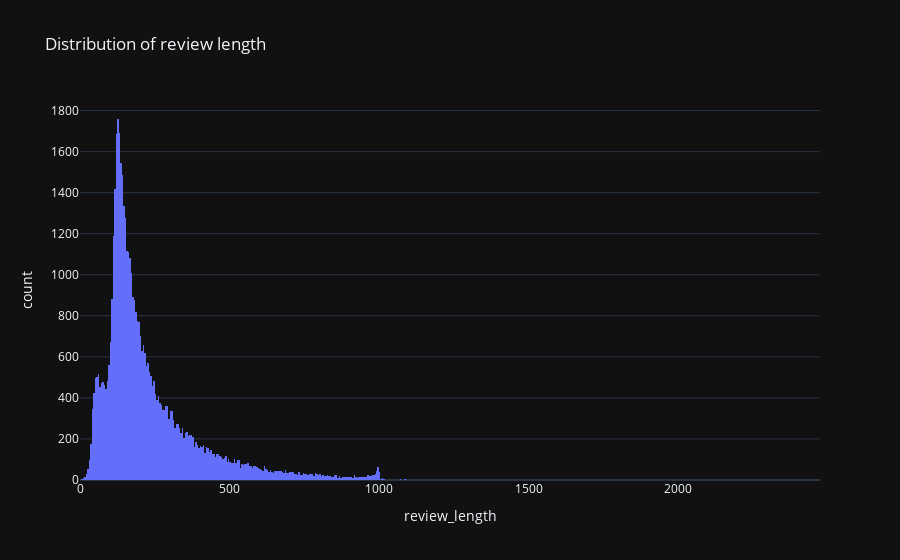

The code cell stored with this chart in its notebook:
### Code cell
fig = px.histogram(df, x="review_length",title="Distribution of review length")
fig.show()

### Figure 1 — Plotly figure (JSON) as saved in the notebook; plotly's stock layout.template omitted (floating-point values rounded to 4 significant figures; data arrays with more than 128 entries replaced by an {"elided": "..."} marker saying what was removed)
{"data": [{"bingroup": "x", "hovertemplate": "review_length=%{x}<br>count=%{y}<extra></extra>", "legendgroup": "", "marker": {"color": "#636efa", "pattern": {"shape": ""}}, "name": "", "orientation": "v", "showlegend": false, "x": {"elided": "50000 int values"}, "xaxis": "x", "yaxis": "y", "type": "histogram"}], "layout": {"xaxis": {"anchor": "y", "domain": [0.0, 1.0], "title": {"text": "review_length"}}, "yaxis": {"anchor": "x", "domain": [0.0, 1.0], "title": {"text": "count"}}, "legend": {"tracegroupgap": 0}, "title": {"text": "Distribution of review length"}, "barmode": "relative"}}
